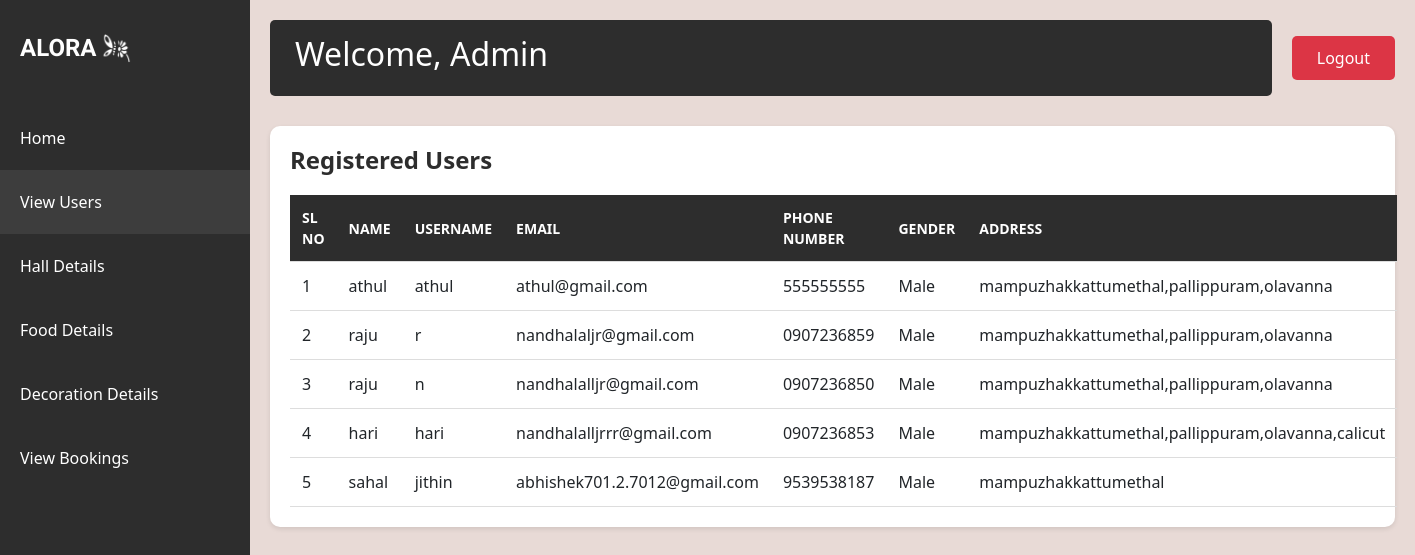
Before: /viewusers with the older database file.
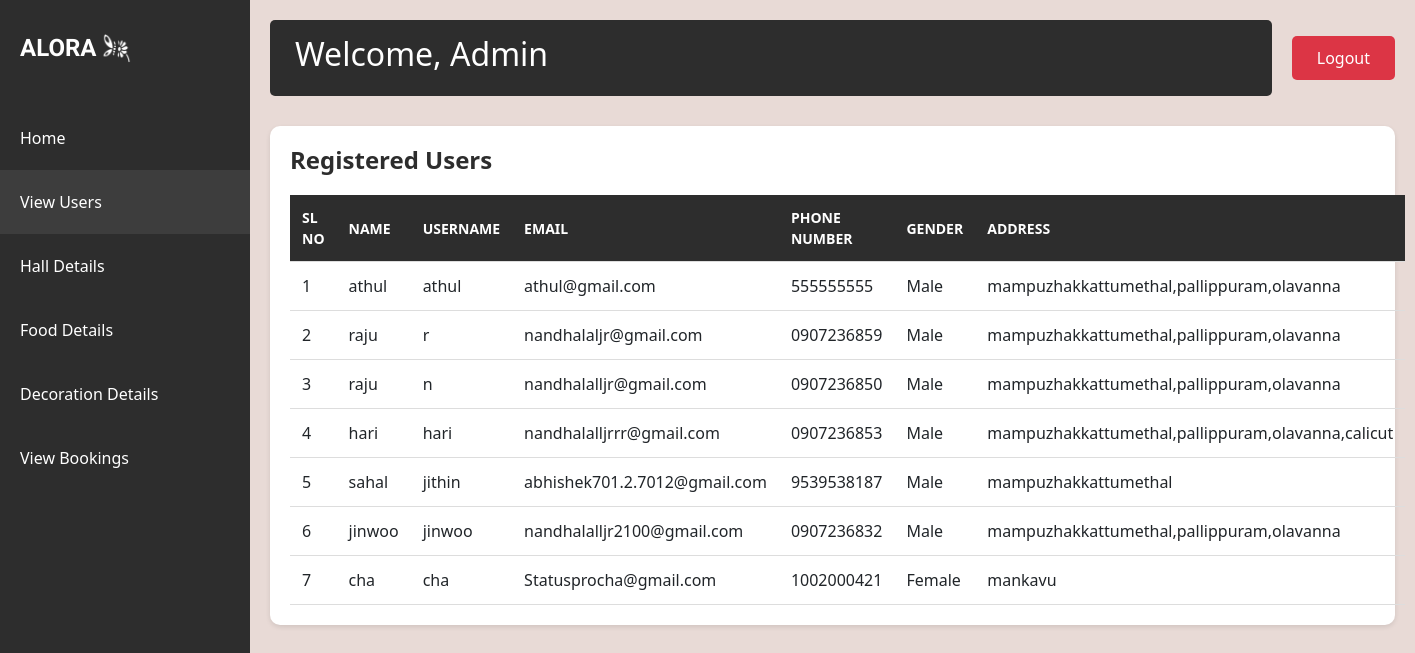
After: the same page with the newer database file.
### app/models.py (models this page shows)
class User_details(models.Model):
    user_id=models.ForeignKey(User,on_delete=models.CASCADE)
    phone_number=models.CharField(max_length=10,unique=True)
    gender=models.CharField(max_length=10)
    address=models.TextField()

### app/views.py (the view)
# urls.py: path('viewusers',views.viewusers,name='viewusers'),
def viewusers(request):
    user_details = User_details.objects.all()
    context = {
        'user_details': user_details,
    }
    return  render(request,'viewusers.html',context)

### templates/viewusers.html (shortened to what this page needs)
<!DOCTYPE html>
<html lang="en">
<head>
    {% load static %}
    <link href="https://cdn.jsdelivr.net/npm/bootstrap@5.3.0/dist/css/bootstrap.min.css" rel="stylesheet">
</head>
<body>
    <div class="sidebar">
        <div class="logo-container">
            <div class="logo">ALORA</div>
            <img src="{% static 'aloral.png' %}" alt="Light Bulb" class="logo-image">
        </div>
        <nav class="nav flex-column">
            <a class="nav-link" href="{% url 'admin' %}">Home</a>
            <a class="nav-link active" href="{% url 'viewusers' %}">View Users</a>
            <a class="nav-link" href="{% url 'halldetails' %}">Hall Details</a>
            <a class="nav-link" href="{% url 'fooddetails' %}">Food Details</a>
            <a class="nav-link" href="{% url 'decorationdetails' %}">Decoration Details</a>
            <a class="nav-link" href="{% url 'admin_view_booking' %}">View Bookings</a>
        </nav>
    </div>
    <div class="main-content">
        <div class="top-nav">
            <div class="welcome-section">
                <h2>Welcome, Admin</h2>
            </div>
            <a href="{% url 'logout' %}" class="logout-btn">Logout</a>
        </div>
        <div class="users-table">
            <h1>Registered Users</h1>
            <table>
                <thead>
                    <tr>
                        <th>Sl No</th>
                        <th>Name</th>
                        <th>Username</th>
                        <th>Email</th>
                        <th>Phone Number</th>
                        <th>Gender</th>
                        <th>Address</th>
                    </tr>
                </thead>
                <tbody>
                    {% for x in user_details %}
                        <tr>
                            <td>{{ forloop.counter }}</td>
                            <td>{{ x.user_id.first_name }}</td>
                            <td>{{ x.user_id.username }}</td>
                            <td>{{ x.user_id.email }}</td>
                            <td>{{ x.phone_number }}</td>
                            <td>{{ x.gender }}</td>
                            <td>{{ x.address }}</td>
                        </tr>
                    {% endfor %}
                </tbody>
            </table>
        </div>
    </div>
</body>
</html>

Changed rows visible on the page:
added User_details: user_id.first_name "jinwoo", user_id.username "jinwoo", user_id.email "nandhalalljr2100@gmail.com", phone_number "0907236832", gender "Male", address "mampuzhakkattumethal,pallippuram,olavanna"
added User_details: user_id.first_name "cha", user_id.username "cha", user_id.email "Statusprocha@gmail.com", phone_number "1002000421", gender "Female", address "mankavu"
